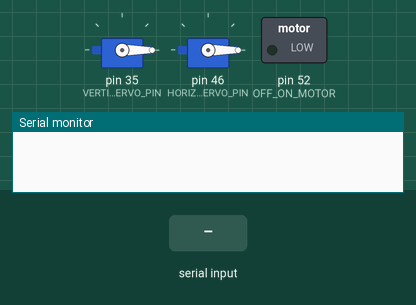
The sketch below on a simulated Arduino Mega 2560, built with avr-gcc and run on an emulated ATmega2560. On the bench: 2 × servo, switched loads named in the sketch (green lamp = pin HIGH), the last lines printed to the serial monitor. The test bench sets the inputs (shaded band).

Above: at 1.2 s.
1.3 s: "5" received over Serial
At 2.6 s:
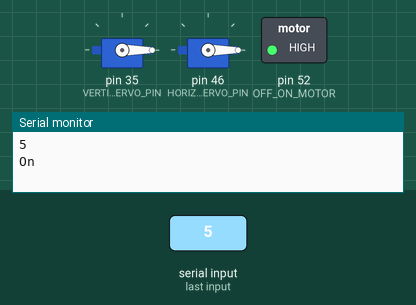
2.9 s: "4" received over Serial
At 3.8 s:
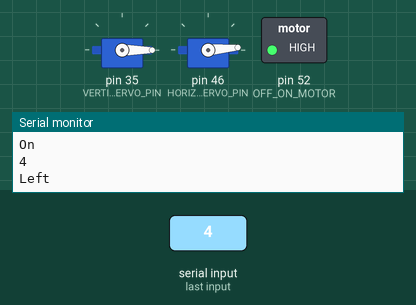
4.4 s: "2" received over Serial
At 4.9 s:
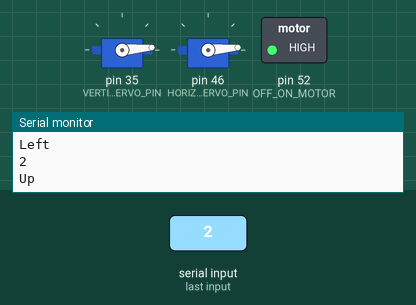
5.9 s: "6" received over Serial
At 7.3 s:
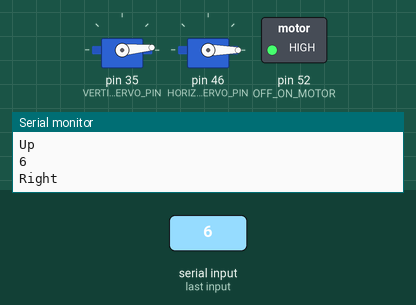
Timing chart, 0 to 8.4 s (numbered marks = the images above; inputs shaded):
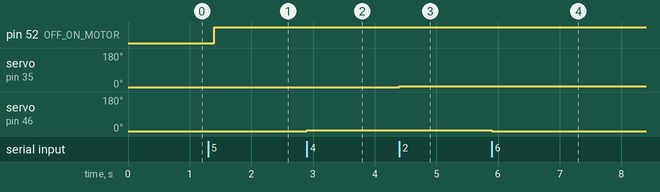

The sketch:

q6_ARD2.ino
```cpp
#include <Servo.h>

#define VERTICAL_SERVO_PIN 35
#define HORIZONTAL_SERVO_PIN 46
#define OFF_ON_MOTOR 52

Servo vertical_servo;
Servo horizontal_servo;


void setup() {
  Serial.begin(9600);

  vertical_servo.attach(VERTICAL_SERVO_PIN);
  vertical_servo.write(0);

  horizontal_servo.attach(HORIZONTAL_SERVO_PIN);
  horizontal_servo.write(0);

  pinMode(OFF_ON_MOTOR, OUTPUT);
}


void loop() {
  if(Serial.available()>0){

    char  received_char = Serial.read();
    Serial.println(received_char);
    if(received_char=='5'){
      if(digitalRead(OFF_ON_MOTOR)== HIGH){
        Serial.println("Off");
        digitalWrite(OFF_ON_MOTOR, LOW);
      }else{
        digitalWrite(OFF_ON_MOTOR, HIGH);
        Serial.println("On");
      }
    }
    else if(received_char=='4'){
      Serial.println("Left");
      if(horizontal_servo.read()<=180){
        horizontal_servo.write( horizontal_servo.read() + 5);
      }
    }
    else if(received_char=='6'){
      Serial.println("Right");
      if(horizontal_servo.read()>=-180){
        horizontal_servo.write( horizontal_servo.read() - 5);
      }
    }
    else if(received_char=='2'){
      Serial.println("Up");
      if(vertical_servo.read()<=180){
        vertical_servo.write(vertical_servo.read() + 5);
      }
    }
    else if(received_char=='8'){
      Serial.println("Down");
      if(vertical_servo.read()<=180){
        vertical_servo.write(vertical_servo.read() + 5);
      }
    }
  }
  delay(100);

}
```

Measured:
- after the input at 1.3 s, pin 52 (OFF_ON_MOTOR): LOW → HIGH after 0.10 s
- after the input at 2.9 s, servo on pin 46 (HORIZONTAL_SERVO_PIN): 0° → 5° at once
- after the input at 4.4 s, servo on pin 35 (VERTICAL_SERVO_PIN): 0° → 5° at once
- after the input at 5.9 s, servo on pin 46 (HORIZONTAL_SERVO_PIN): 5° → 0° at once
